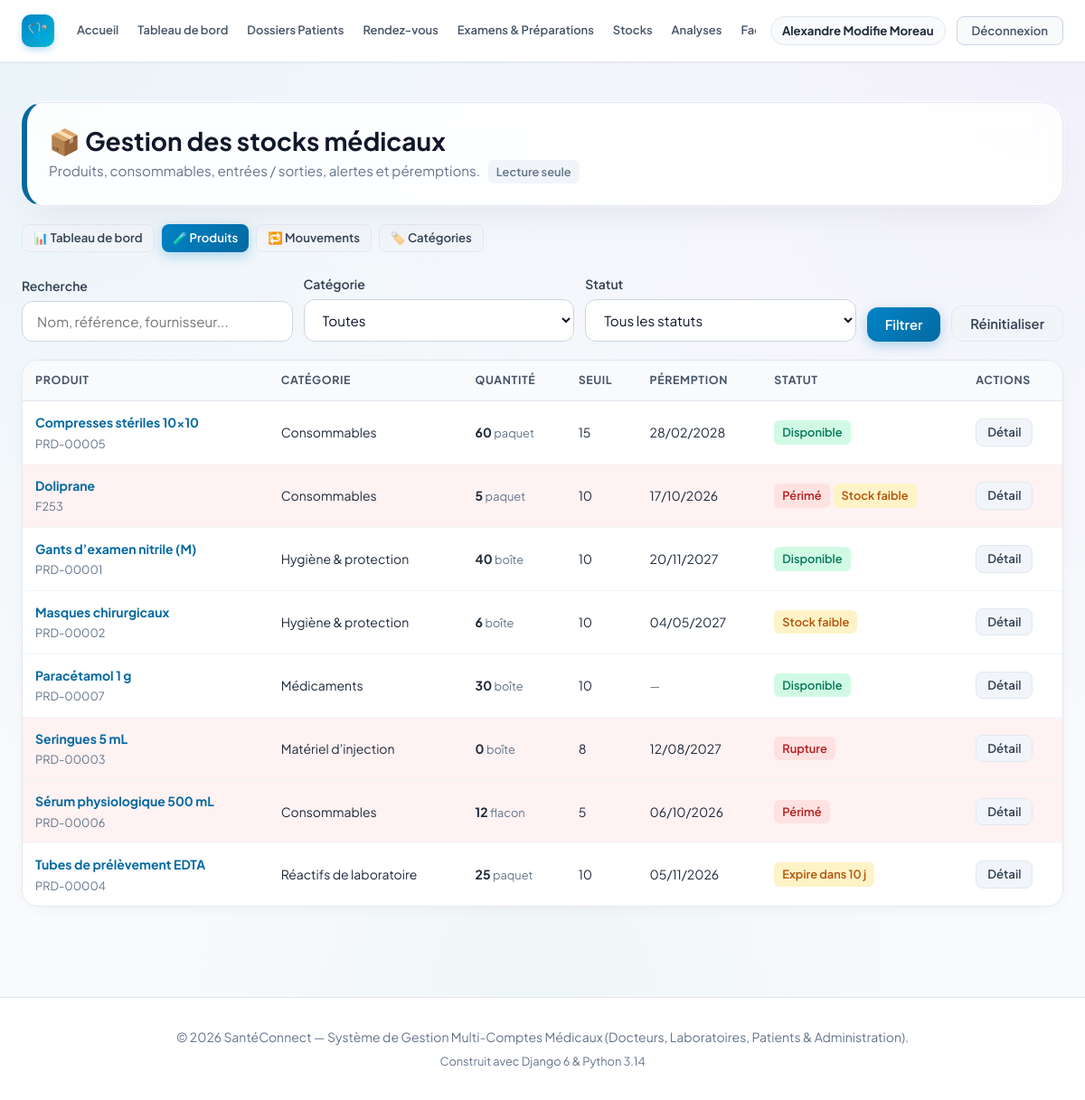
The app's page /stock/produits/ (signed in) with its own data.
### accounts/models.py (models this page shows, shortened)
class User(AbstractUser):
    class Role(models.TextChoices):
        ADMIN = 'ADMIN', 'Administrateur'
        DOCTEUR = 'DOCTEUR', 'Médecin'
        LABORATOIRE = 'LABORATOIRE', 'Laborantin'
        PATIENT = 'PATIENT', 'Patient'
    role = models.CharField(
        max_length=20,
        choices=Role.choices,
        default=Role.PATIENT,
        verbose_name="Rôle utilisateur"
    )
    phone = models.CharField(max_length=25, blank=True, null=True, verbose_name="Téléphone")
    address = models.CharField(max_length=255, blank=True, null=True, verbose_name="Adresse")
    city = models.CharField(max_length=100, blank=True, null=True, verbose_name="Ville")
    is_verified = models.BooleanField(
        default=False,
        verbose_name="Compte certifié / validé",
        help_text="Coché par l'administrateur pour valider l'activité d'un docteur ou laboratoire."
    )
    objects = CustomUserManager()
    class Meta:
        verbose_name = "Utilisateur"
        verbose_name_plural = "Tous les Utilisateurs"
    @property
    def is_doctor(self):
        return self.role == self.Role.DOCTEUR
    @property
    def is_laboratory(self):
        return self.role == self.Role.LABORATOIRE
    @property
    def is_patient(self):
        return self.role == self.Role.PATIENT
    @property
    def is_admin_user(self):
        return self.role == self.Role.ADMIN or self.is_superuser

### stock/models.py (models this page shows, shortened)
class Produit(models.Model):
    class Unite(models.TextChoices):
        UNITE = "UNITE", "Unité"
        BOITE = "BOITE", "Boîte"
        PAQUET = "PAQUET", "Paquet"
        FLACON = "FLACON", "Flacon"
        SACHET = "SACHET", "Sachet"
        KIT = "KIT", "Kit"
        LITRE = "LITRE", "Litre"
    nom = models.CharField("Nom du produit", max_length=150)
    reference = models.CharField(
        "Référence", max_length=50, unique=True, null=True, blank=True,
        help_text="Laissez vide pour générer automatiquement (PRD-00001...).",
    )
    categorie = models.ForeignKey(
        Categorie, verbose_name="Catégorie", on_delete=models.SET_NULL,
        null=True, blank=True, related_name="produits",
    )
    unite = models.CharField("Unité", max_length=10, choices=Unite.choices, default=Unite.UNITE)
    fournisseur = models.CharField("Fournisseur", max_length=150, blank=True)
    emplacement = models.CharField(
        "Emplacement de stockage", max_length=100, blank=True,
        help_text="Ex. : Armoire B, étagère 2.",
    )
    prix_unitaire = models.DecimalField(
        "Prix unitaire (€)", max_digits=8, decimal_places=2, null=True, blank=True,
        validators=[MinValueValidator(0)],
    )
    quantite = models.PositiveIntegerField("Quantité en stock", default=0, editable=False)
    seuil_alerte = models.PositiveIntegerField(
        "Seuil d’alerte", default=10,
        help_text="Une alerte est affichée lorsque la quantité est inférieure ou égale à ce seuil.",
    )
    date_peremption = models.DateField(
        "Date de péremption", null=True, blank=True,
        help_text="Laissez vide pour un produit sans date de péremption.",
    )
    description = models.TextField("Description", blank=True)
    actif = models.BooleanField("Actif", default=True)
    created_at = models.DateTimeField(auto_now_add=True)
    updated_at = models.DateTimeField(auto_now=True)
    objects = ProduitQuerySet.as_manager()
    class Meta:
        verbose_name = "Produit médical"
        verbose_name_plural = "Produits médicaux"
        ordering = ["nom"]
    @property
    def jours_avant_peremption(self):
        if not self.date_peremption:
            return None
        return (self.date_peremption - timezone.localdate()).days
    @property
    def est_expire(self):
        jours = self.jours_avant_peremption
        return jours is not None and jours < 0
    @property
    def bientot_perime(self):
        jours = self.jours_avant_peremption
        return jours is not None and 0 <= jours <= seuil_peremption_jours()
    @property
    def en_rupture(self):
        return self.quantite == 0
    @property
    def stock_faible(self):
        return 0 < self.quantite <= self.seuil_alerte
    @property
    def statuts(self):
        res = []
        jours = self.jours_avant_peremption
        if self.est_expire:
            res.append(("expire", "Périmé", "danger"))
        elif self.bientot_perime:
            texte = "Expire aujourd’hui" if jours == 0 else f"Expire dans {jours} j"
            res.append(("bientot", texte, "pending"))
        if self.en_rupture:
            res.append(("rupture", "Rupture", "danger"))
        elif self.stock_faible:
            res.append(("faible", "Stock faible", "pending"))
        if not res:
            res.append(("normal", "Disponible", "verified"))
        return res

class Categorie(models.Model):
    nom = models.CharField("Nom", max_length=100, unique=True)
    description = models.CharField("Description", max_length=255, blank=True)
    class Meta:
        verbose_name = "Catégorie"
        verbose_name_plural = "Catégories"
        ordering = ["nom"]

### stock/views.py (the view)
# urls.py: path("produits/", views.produit_list, name="produit_list"),
@stock_consultation_requise
def produit_list(request):
    qs = Produit.objects.actifs().select_related("categorie")
    q = request.GET.get("q", "").strip()
    categorie = request.GET.get("categorie", "")
    statut = request.GET.get("statut", "")
    if q:
        qs = qs.filter(Q(nom__icontains=q) | Q(reference__icontains=q) | Q(fournisseur__icontains=q))
    if categorie.isdigit():
        qs = qs.filter(categorie_id=int(categorie))
    if statut in STATUT_FILTRES:
        qs = getattr(qs, STATUT_FILTRES[statut])()
    page, querystring = _paginer(request, qs)
    return render(request, "stock/produit_list.html", {
        "page_obj": page, "querystring": querystring, "q": q,
        "categorie_sel": categorie, "statut_sel": statut,
        "categories": Categorie.objects.all(), "statut_choices": STATUT_CHOICES,
        "can_manage": peut_gerer_stock(request.user),
    })

### stock/models.py (called while the page is built)
def seuil_peremption_jours():
    return getattr(settings, "STOCK_ALERTE_PEREMPTION_JOURS", 30)

    def actifs(self):
        return self.filter(actif=True)

### stock/permissions.py (called while the page is built)
def peut_consulter_stock(user):
    return user.is_authenticated and (user.is_admin_user or user.is_laboratory or user.is_doctor)

def peut_gerer_stock(user):
    return user.is_authenticated and (user.is_admin_user or user.is_laboratory)

def _creer_decorateur(verifier, message):
    def decorateur(vue):
        @wraps(vue)
        def enveloppe(request, *args, **kwargs):
            if not request.user.is_authenticated:
                return redirect_to_login(request.get_full_path())
            if not verifier(request.user):
                messages.error(request, message)
                return redirect("dashboard")
            return vue(request, *args, **kwargs)
        return enveloppe
    return decorateur

### stock/views.py (called while the page is built)
def _paginer(request, queryset, par_page=15):
    page = Paginator(queryset, par_page).get_page(request.GET.get("page"))
    params = request.GET.copy()
    params.pop("page", None)
    return page, params.urlencode()

### stock/templates/stock/produit_list.html (shortened to what this page needs)
{% extends 'base.html' %}
{% load static %}
{% block extra_css %}<link rel="stylesheet" href="{% static 'stock/stock.css' %}">{% endblock %}
{% block content %}
<div class="container">
    {% include 'stock/_header.html' with active='produits' %}
    <form method="get" class="filters-bar">
        <div class="form-group"><label class="form-label" for="f-q">Recherche</label>
            <input type="text" id="f-q" name="q" value="{{ q }}" class="form-input" placeholder="Nom, référence, fournisseur..."></div>
        <div class="form-group"><label class="form-label" for="f-cat">Catégorie</label>
            <select id="f-cat" name="categorie" class="form-select">
                <option value="">Toutes</option>
            </select></div>
        <div class="form-group"><label class="form-label" for="f-statut">Statut</label>
            <select id="f-statut" name="statut" class="form-select">
                {% for val, label in statut_choices %}<option value="{{ val }}" {% if statut_sel == val %}selected{% endif %}>{{ label }}</option>{% endfor %}
            </select></div>
        <button type="submit" class="btn btn-primary">Filtrer</button>
        <a href="{% url 'stock:produit_list' %}" class="btn btn-secondary">Réinitialiser</a>
    </form>
    <div class="table-responsive">
        <table class="data-table">
            <thead><tr>
                <th>Produit</th><th>Catégorie</th><th>Quantité</th><th>Seuil</th><th>Péremption</th><th>Statut</th><th>Actions</th>
            </tr></thead>
            <tbody>
            {% for p in page_obj %}
                <tr class="{% if p.est_expire or p.en_rupture %}row-danger{% endif %}">
                    <td><a href="{% url 'stock:produit_detail' p.pk %}"><strong>{{ p.nom }}</strong></a><br><span class="muted">{{ p.reference }}</span></td>
                    <td>{{ p.categorie.nom|default:"—" }}</td>
                    <td><strong>{{ p.quantite }}</strong> <span class="muted">{{ p.get_unite_display|lower }}</span></td>
                    <td>{{ p.seuil_alerte }}</td>
                    <td>{% if p.date_peremption %}{{ p.date_peremption|date:"d/m/Y" }}{% else %}<span class="muted">—</span>{% endif %}</td>
                    <td>{% include 'stock/_pills.html' with produit=p %}</td>
                    <td style="white-space:nowrap;">
                        <a href="{% url 'stock:produit_detail' p.pk %}" class="btn btn-secondary btn-sm">Détail</a>
                    </td>
                </tr>
            {% empty %}
                <tr><td colspan="7" class="empty-state" style="text-align:center;">Aucun produit ne correspond à votre recherche.</td></tr>
            {% endfor %}
            </tbody>
        </table>
    </div>
    <div style="height:40px;"></div>
</div>
{% endblock %}

### templates/base.html (shortened to what this page needs)
{% load static %}
<!doctype html>
<html lang="fr">
  <head>
    <link rel="stylesheet" href="{% static 'css/style.css' %}?v=20261022_1" />
    {% block extra_css %}{% endblock %}
  </head>
  <body>
    <nav class="navbar" id="main-navbar">
      <div class="container navbar-inner">
        <div class="navbar-brand-section">
          <a href="{% url 'home' %}" class="logo-brand" id="brand-logo-link">
            <span class="logo-icon">🩺</span>
          </a>
        </div>
        <div class="nav-links" id="main-nav-links">
          <a href="{% url 'home' %}" class="nav-item-link" id="nav-home"
            >Accueil</a
          >
          {% if user.is_authenticated %}
            <a href="{% url 'dashboard' %}" class="nav-item-link" id="nav-dashboard">Tableau de bord</a>
            {% if user.is_admin_user or user.is_doctor %}
              <a href="{% url 'dossiers_patients_list' %}" class="nav-item-link" id="nav-dossiers">Dossiers Patients</a>
            {% endif %}
            {% if user.is_admin_user or user.is_doctor or user.is_patient %}
              <a href="{% url 'rendezvous:rdv_list' %}" class="nav-item-link" id="nav-rendezvous">Rendez-vous</a>
            {% endif %}
            {% if user.is_admin_user or user.is_doctor %}
              <a href="{% url 'examens_list' %}" class="nav-item-link" id="nav-examens">Examens &amp; Préparations</a>
            {% endif %}
            {% if user.is_admin_user or user.is_laboratory or user.is_doctor %}
              <a href="{% url 'stock:dashboard' %}" class="nav-item-link" id="nav-stock">Stocks</a>
            {% endif %}
            {% if user.is_laboratory %}
              <a href="{% url 'laboratoire:prelevement_list' %}" class="nav-item-link" id="nav-laboratoire">Prélèvements</a>
            {% elif user.is_doctor %}
              <a href="{% url 'laboratoire:demande_list' %}" class="nav-item-link">Analyses</a>
            {% endif %}
            {% if user.is_admin_user or user.is_patient or user.is_doctor and user.is_verified %}
              <a href="{% url 'facture_list' %}" class="nav-item-link" id="nav-factures">Factures</a>
            {% endif %}
          {% endif %}
        </div>
        <div class="navbar-user-actions" id="nav-user-actions">
          {% if user.is_authenticated %}
          <div class="nav-user-badge" id="nav-user-profile">
            <a
              href="{% url 'profile' %}"
              class="nav-user-name-link"
              id="nav-profile-edit"
              title="Mon profil"
              >{{ user.get_full_name|default:user.username }}</a
            >
          </div>
          <a
            href="{% url 'logout' %}"
            class="nav-logout-btn"
            id="btn-nav-logout"
            >Déconnexion</a
          >
          {% endif %}
        </div>
      </div>
    </nav>
    <main style="flex: 1; padding: 24px 0 60px">
      {% block content %}{% endblock %}
    </main>
    <footer class="footer">
      <div class="container">
        <p>
          © 2026 SantéConnect — Système de Gestion Multi-Comptes Médicaux
          (Docteurs, Laboratoires, Patients & Administration).
        </p>
        <p style="margin-top: 6px; font-size: 0.8rem; color: #64748b">
          Construit avec Django 6 & Python 3.14
        </p>
      </div>
    </footer>
  </body>
</html>

### stock/templates/stock/_pills.html
<div class="stock-pills">{% for code, label, css in produit.statuts %}<span class="status-pill {{ css }}">{{ label }}</span>{% endfor %}</div>

### stock/static/stock/stock.css (style rules this page uses)
.status-pill.danger { background: #fee2e2; color: #b91c1c; }
.stock-pills { display: flex; flex-wrap: wrap; gap: 4px; }
.row-danger { background: #fef2f2; }
.filters-bar { display: flex; flex-wrap: wrap; gap: 12px; align-items: flex-end; margin-bottom: 20px; }
.filters-bar .form-group { margin-bottom: 0; flex: 1 1 180px; }
.muted { color: var(--text-muted); font-size: 0.8rem; }

### records on screen
User: get_full_name "Alexandre Modifie Moreau"
Produit: nom "Compresses stériles 10x10", reference "PRD-00005", categorie.nom "Consommables", quantite "60", unite "paquet", seuil_alerte "15", date_peremption "28/02/2028", statuts "Disponible"
Produit: nom "Doliprane", reference "F253", categorie.nom "Consommables", quantite "5", unite "paquet", seuil_alerte "10", date_peremption "17/10/2026", statuts "Périmé" "Stock faible"
Produit: nom "Gants d’examen nitrile (M)", reference "PRD-00001", categorie.nom "Hygiène & protection", quantite "40", unite "boîte", seuil_alerte "10", date_peremption "20/11/2027", statuts "Disponible"
Produit: nom "Masques chirurgicaux", reference "PRD-00002", categorie.nom "Hygiène & protection", quantite "6", unite "boîte", seuil_alerte "10", date_peremption "04/05/2027", statuts "Stock faible"
Produit: nom "Paracétamol 1 g", reference "PRD-00007", categorie.nom "Médicaments", quantite "30", unite "boîte", seuil_alerte "10", statuts "Disponible"
Produit: nom "Seringues 5 mL", reference "PRD-00003", categorie.nom "Matériel d’injection", quantite "0", unite "boîte", seuil_alerte "8", date_peremption "12/08/2027", statuts "Rupture"
Produit: nom "Sérum physiologique 500 mL", reference "PRD-00006", categorie.nom "Consommables", quantite "12", unite "flacon", seuil_alerte "5", date_peremption "06/10/2026", statuts "Périmé"
Produit: nom "Tubes de prélèvement EDTA", reference "PRD-00004", categorie.nom "Réactifs de laboratoire", quantite "25", unite "paquet", seuil_alerte "10", date_peremption "05/11/2026", statuts "Expire dans 10 j"

### other values on screen
form field statut "Tous les statuts"
